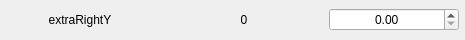
                      <widget class="QFrame" name="frame_50">
                       <property name="minimumSize">
                        <size>
                         <width>465</width>
                         <height>40</height>
                        </size>
                       </property>
                       <property name="maximumSize">
                        <size>
                         <width>465</width>
                         <height>40</height>
                        </size>
                       </property>
                       <property name="frameShape">
                        <enum>QFrame::NoFrame</enum>
                       </property>
                       <property name="frameShadow">
                        <enum>QFrame::Sunken</enum>
                       </property>
                       <layout class="QHBoxLayout" name="horizontalLayout_52">
                        <property name="spacing">
                         <number>5</number>
                        </property>
                        <property name="leftMargin">
                         <number>0</number>
                        </property>
                        <property name="topMargin">
                         <number>0</number>
                        </property>
                        <property name="rightMargin">
                         <number>5</number>
                        </property>
                        <property name="bottomMargin">
                         <number>0</number>
                        </property>
                        <item>
                         <widget class="QLabel" name="label_103">
                          <property name="minimumSize">
                           <size>
                            <width>158</width>
                            <height>0</height>
                           </size>
                          </property>
                          <property name="maximumSize">
                           <size>
                            <width>158</width>
                            <height>16777215</height>
                           </size>
                          </property>
                          <property name="text">
                           <string>extraRightY</string>
                          </property>
                          <property name="alignment">
                           <set>Qt::AlignCenter</set>
                          </property>
                         </widget>
                        </item>
                        <item>
                         <widget class="QLabel" name="label_104">
                          <property name="minimumSize">
                           <size>
                            <width>158</width>
                            <height>0</height>
                           </size>
                          </property>
                          <property name="maximumSize">
                           <size>
                            <width>158</width>
                            <height>16777215</height>
                           </size>
                          </property>
                          <property name="text">
                           <string>0</string>
                          </property>
                          <property name="alignment">
                           <set>Qt::AlignCenter</set>
                          </property>
                         </widget>
                        </item>
                        <item>
                         <widget class="QDoubleSpinBox" name="doubleSpinBox_49">
                          <property name="minimumSize">
                           <size>
                            <width>130</width>
                            <height>0</height>
                           </size>
                          </property>
                          <property name="maximumSize">
                           <size>
                            <width>130</width>
                            <height>16777215</height>
                           </size>
                          </property>
                          <property name="styleSheet">
                           <string notr="true"/>
                          </property>
                          <property name="alignment">
                           <set>Qt::AlignCenter</set>
                          </property>
                         </widget>
                        </item>
                       </layout>
                      </widget>
